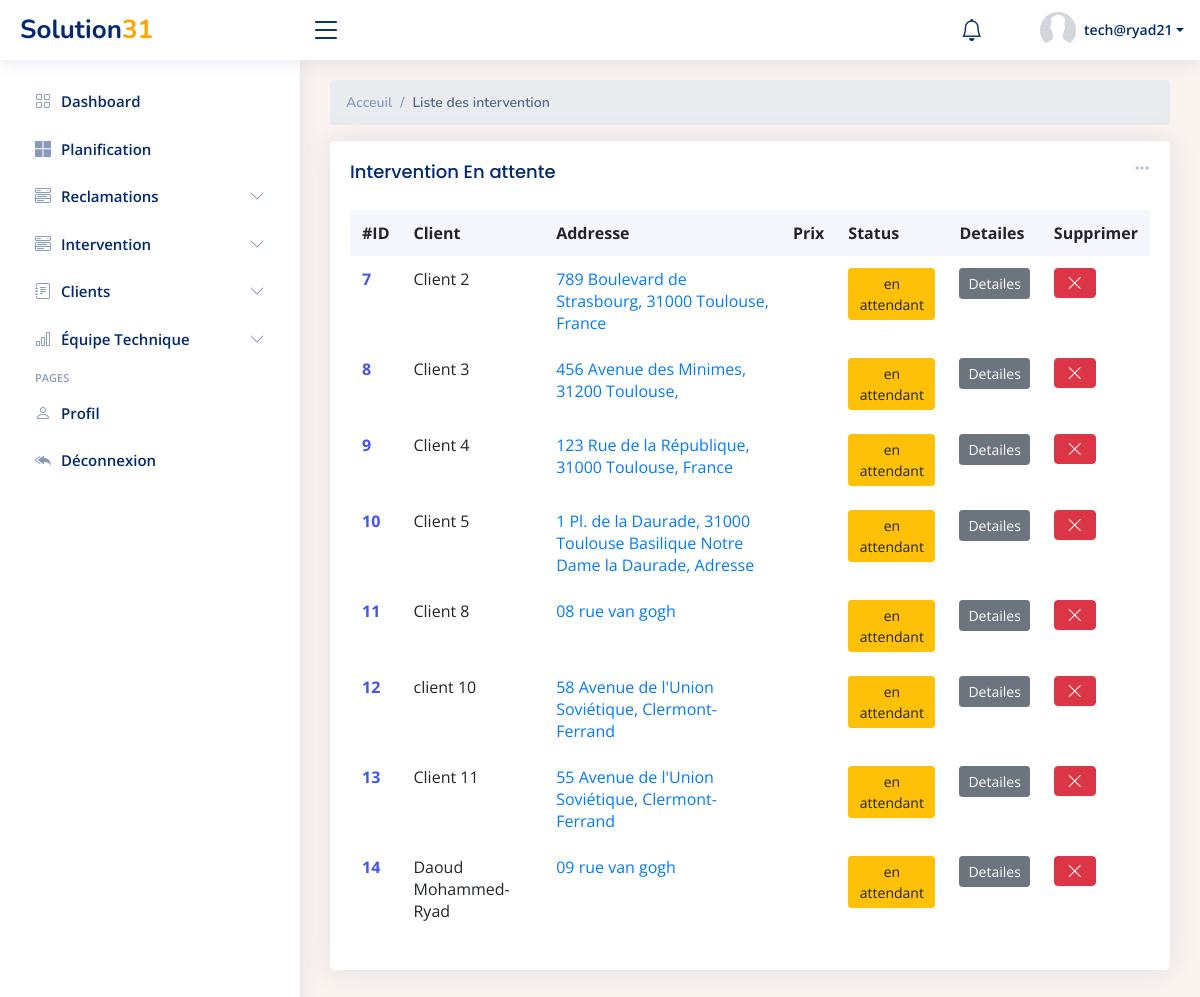
The app's page /interventions/list/en_attente (signed in) with its own data.
### Dashboard/models.py (models this page shows, shortened)
class Intervention(models.Model):
    Date_Ajouté = models.DateTimeField(auto_now_add=True)
    Nom_Client= models.CharField(max_length=100, blank=False , null=False)
    Numéro = models.CharField(max_length=100, blank=False , null=False)
    Ville = models.CharField(max_length=100, blank=False , null=False)
    Date=models.DateField(null=True,blank=True)
    Address = models.CharField(max_length=100, blank=False , null=False)
    Code_postal = models.IntegerField()
    Par= models.ForeignKey(UserProfile, on_delete=models.SET_NULL, null=True, blank=True, )
    technicien = models.ForeignKey(Technicien, on_delete=models.SET_NULL, null=True, blank=True)
    reclamation = models.ForeignKey(Reclamation, on_delete=models.SET_NULL, null=True, blank=True)
    Commentaire = models.CharField(max_length=500, blank=True, null=True)
    Prix = models.IntegerField(blank=True, null=True)
    Status = models.CharField(max_length=500,choices=CHOICES, default='en attendant', blank=True, null=True)
    valeur =models.IntegerField(default=1)

### Dashboard/views.py (the view)
# urls.py: path('interventions/list/en_attente',list_interventions_enattente ,name='list_interventions_enattente'),
def list_interventions_enattente(request):
    interventions = Intervention.objects.all()
    context={'interventions':interventions}
    return render(request, 'Dashboard/list_intervetions_enattente.html',context)

### Dashboard/templates/Dashboard/list_intervetions_enattente.html (shortened to what this page needs)
{% extends 'Dashboard/main.html' %}
{% block content %}
  <main id="main" class="main">
    <div class="pagetitle">
      <nav>
        <ol class="breadcrumb">
          <li class="breadcrumb-item"><a href="index.html">Acceuil</a></li>
          <li class="breadcrumb-item active">Liste des intervention</li>
        </ol>
      </nav>
    </div>
    <section class="section dashboard">
      <div class="row">
        <div class="col-lg-12">
          <div class="row">
            <div class="col-12">
              <div class="card recent-sales overflow-auto">
                <div class="filter">
                  <a class="icon" href="#" data-bs-toggle="dropdown"><i class="bi bi-three-dots"></i></a>
                </div>
                <div class="card-body">
                  <h5 class="card-title">Intervention En attente</h5>
                  <table class="table table-borderless datatable">
                    <thead>
                      <tr>
                        <th scope="col">#ID</th>
                        <th scope="col">Client</th>
                        <th scope="col">Addresse</th>
                        <th scope="col">Prix</th>
                        <th scope="col">Status</th>
                        <th scope="col">Detailes</th>
                        <th scope="col">Supprimer</th>
                      </tr>
                    </thead>
                    <tbody>
                    {% for int in interventions%}
                    {% if int.Status == 'en attendant' %}
                      <tr>
                        <th scope="row"><a href="#">{{int.id}}</a></th>
                        <td>{{int.Nom_Client}}</td>
                        <td><a href="#" class="text-primary">{{int.Address}}</a></td>
                        {% if int.Prix == None %}
                        <td></td>
                        {% else %}
                        <td>{{int.Prix}}$</td>
                        {% endif %}                        <td><button type="button" class="btn btn-warning btn-sm">{{int.Status}}</button></td>
                        <td>       <a href="{% url 'intervention_detail'  int.pk %}"><button type="button" class="btn btn-secondary btn-sm" >Detailes</button> </a>         </td>
                        <td>              <button type="button" class="btn btn-danger"><i class="bi bi-x-lg"></i></button></td>
                      </tr>
                    {% endif %}
                    {% endfor %}
                    </tbody>
                  </table>
                </div>
              </div>
            </div>
          </div>
        </div>
      </div>
    </section>
  </main>
{% endblock content %}

### Dashboard/templates/Dashboard/main.html (shortened to what this page needs)
{% load static %}
<html lang="en">
<head>
  <link href="{% static 'Dashboard/assets/css/main.css' %}" rel="stylesheet" />
  <link href="{% static 'Dashboard/assets/vendor/bootstrap/css/bootstrap.min.css' %}" rel="stylesheet">
  <link href="{% static 'Dashboard/assets/vendor/bootstrap-icons/bootstrap-icons.css' %}" rel="stylesheet">
  <link href="{% static 'Dashboard/assets/vendor/boxicons/css/boxicons.min.css' %}" rel="stylesheet">
  <link href="{% static 'Dashboard/assets/vendor/quill/quill.snow.css' %}" rel="stylesheet">
  <link href="{% static 'Dashboard/assets/vendor/quill/quill.bubble.css' %}" rel="stylesheet">
  <link href="{% static 'Dashboard/assets/vendor/remixicon/remixicon.css' %}" rel="stylesheet">
  <link href="{% static 'Dashboard/assets/vendor/simple-datatables/style.css' %}" rel="stylesheet">
  <link href="https://maxcdn.bootstrapcdn.com/bootstrap/4.5.2/css/bootstrap.min.css" rel="stylesheet">
  <link href="{% static 'Dashboard/assets/css/style.css' %}" rel="stylesheet">
</head>
<body style="background-color: {% if request.user.is_superuser %}F9F5F6 {% else %}FAF3F0{% endif %};" >
  <header id="header" class="header fixed-top d-flex align-items-center">
    <div class="d-flex align-items-center justify-content-between">
      <a href="{% url  'index' %}" class="logo d-flex align-items-center">
        <span class="d-none d-lg-block">Solution</span>
                <span class="d-none d-lg-block" style="color:orange;">31</span>
      </a>
      <i class="bi bi-list toggle-sidebar-btn"></i>
    </div>
    <nav class="header-nav ms-auto">
      <ul class="d-flex align-items-center">
        <li class="nav-item dropdown">
          <a class="nav-link nav-icon" href="#" data-bs-toggle="dropdown">
            <i class="bi bi-bell"></i>
          </a>
        </li>
        <li class="nav-item dropdown pe-3">
          <a class="nav-link nav-profile d-flex align-items-center pe-0" href="#" data-bs-toggle="dropdown">
            <img src="{% static 'Dashboard/assets/img/profile.jpg' %}" alt="Profile" class="rounded-circle">
            <span class="d-none d-md-block dropdown-toggle ps-2">{{request.user}}</span>
          </a>
        </li>
      </ul>
    </nav>
  </header>
  <aside id="sidebar" class="sidebar">
    <ul class="sidebar-nav" id="sidebar-nav">
      <li class="nav-item">
        <a class="nav-link {% if current_path != 'index' %}collapsed{% endif %}"   href="{% url 'index'%}">
          <i class="bi bi-grid"></i>
          <span>Dashboard</span>
        </a>
      </li>
      <li class="nav-item">
        <a class="nav-link collapsed" href="{% url 'calendar'%}">
        <i class="bi bi-microsoft"></i>
          <span>Planification</span>
        </a>
      </li>
      <li class="nav-item">
        <a class="nav-link collapsed" data-bs-target="#componen-ts-nav" data-bs-toggle="collapse" href="#">
          <i class="bi bi-menu-button-wide"></i><span>Reclamations</span><i class="bi bi-chevron-down ms-auto"></i>
        </a>
      </li>
      <li class="nav-item">
        <a class="nav-link collapsed" data-bs-target="#components-nav" data-bs-toggle="collapse" href="#">
          <i class="bi bi-menu-button-wide"></i><span>Intervention</span><i class="bi bi-chevron-down ms-auto"></i>
        </a>
      </li>
      <li class="nav-item">
        <a class="nav-link collapsed" data-bs-target="#forms-nav" data-bs-toggle="collapse" href="#">
          <i class="bi bi-journal-text"></i><span>Clients</span><i class="bi bi-chevron-down ms-auto"></i>
        </a>
      </li>
      <li class="nav-item">
        <a class="nav-link collapsed" data-bs-target="#charts-nav" data-bs-toggle="collapse" href="#">
          <i class="bi bi-bar-chart"></i><span>Équipe Technique</span><i class="bi bi-chevron-down ms-auto"></i>
        </a>
      </li>
      <li class="nav-heading">Pages</li>
      <li class="nav-item">
        <a class="nav-link collapsed" href="{% url 'users_profile' %}">
          <i class="bi bi-person"></i>
          <span>Profil</span>
        </a>
      </li>
      <li class="nav-item">
        <a class="nav-link collapsed" href="{% url 'logout' %}">
          <i class="bi bi-reply-all-fill"></i>
          <span>Déconnexion</span>
        </a>
      </li>
    </ul>
  </aside>
  {% block content %}
  {% endblock content %}
</body>
</html>

### Dashboard/static/Dashboard/assets/css/main.css (style rules this page uses)
:root { --fc-daygrid-event-dot-width: 8px; }
:root { --fc-list-event-dot-width: 10px; --fc-list-event-hover-bg-color: #f5f5f5; }

### Dashboard/static/Dashboard/assets/css/style.css (style rules this page uses)
:root { scroll-behavior: smooth; }
body { font-family: "Open Sans", sans-serif; background: #f6f9ff; color: #444444; }
a { color: #4154f1; text-decoration: none; }
h1, h2, h3, h4, h5, h6 { font-family: "Nunito", sans-serif; }
#main { margin-top: 60px; padding: 20px 30px; transition: all 0.3s; }
.pagetitle { margin-bottom: 10px; }
.card { margin-bottom: 30px; border: none; border-radius: 5px; box-shadow: 0px 0 30px rgba(1, 41, 112, 0.1); }
.card-title { padding: 20px 0 15px 0; font-size: 18px; font-weight: 500; color: #012970; font-family: "Poppins", sans-serif; }
.card-body { padding: 0 20px 20px 20px; }
.breadcrumb { font-size: 14px; font-family: "Nunito", sans-serif; color: #899bbd; font-weight: 600; }
.breadcrumb a { color: #899bbd; transition: 0.3s; }
.breadcrumb .breadcrumb-item::before { color: #899bbd; }
.breadcrumb .active { color: #51678f; font-weight: 600; }
.logo { line-height: 1; }
@media (min-width: 1200px) { .logo { width: 280px; } }
.logo span { font-size: 26px; font-weight: 700; color: #012970; font-family: "Nunito", sans-serif; }
.header { transition: all 0.5s; z-index: 997; height: 60px; box-shadow: 0px 2px 20px rgba(1, 41, 112, 0.1); background-color: #fff; padding-left: 20px; }
.header .toggle-sidebar-btn { font-size: 32px; padding-left: 10px; cursor: pointer; color: #012970; }
.header-nav ul { list-style: none; }
.header-nav>ul { margin: 0; padding: 0; }
.header-nav .nav-icon { font-size: 22px; color: #012970; margin-right: 25px; position: relative; }
.header-nav .nav-profile { color: #012970; }
.header-nav .nav-profile img { max-height: 36px; }
.header-nav .nav-profile span { font-size: 14px; font-weight: 600; }
.sidebar { position: fixed; top: 60px; left: 0; bottom: 0; width: 300px; z-index: 996; transition: all 0.3s; padding: 20px; overflow-y: auto; scrollbar-width: thin; scrollbar-color: #aab7cf transparent; box-shadow: 0px 0px 20px rgba(1, 41, 112, 0.1); background-color: #fff; }
@media (min-width: 1200px) { #main, #footer { margin-left: 300px; } }
.sidebar-nav { padding: 0; margin: 0; list-style: none; }
.sidebar-nav li { padding: 0; margin: 0; list-style: none; }
.sidebar-nav .nav-item { margin-bottom: 5px; }
.sidebar-nav .nav-heading { font-size: 11px; text-transform: uppercase; color: #899bbd; font-weight: 600; margin: 10px 0 5px 15px; }
.sidebar-nav .nav-link { display: flex; align-items: center; font-size: 15px; font-weight: 600; color: #4154f1; transition: 0.3; background: #f6f9ff; padding: 10px 15px; border-radius: 4px; }
.sidebar-nav .nav-link i { font-size: 16px; margin-right: 10px; color: #4154f1; }
.sidebar-nav .nav-link.collapsed { color: #012970; background: #fff; }
.sidebar-nav .nav-link.collapsed i { color: #899bbd; }
.sidebar-nav .nav-link .bi-chevron-down { margin-right: 0; transition: transform 0.2s ease-in-out; }
.dashboard .filter { position: absolute; right: 0px; top: 15px; }
.dashboard .filter .icon { color: #aab7cf; padding-right: 20px; padding-bottom: 5px; transition: 0.3s; font-size: 16px; }
.dashboard .recent-sales { font-size: 14px; }
.dashboard .recent-sales .table thead { background: #f6f6fe; }
.dashboard .recent-sales .table thead th { border: 0; }

### records on screen
Intervention: id "7", Nom_Client "Client 2", Address "789 Boulevard de Strasbourg, 31000 Toulouse, France", Status "en attendant"
Intervention: id "8", Nom_Client "Client 3", Address "456 Avenue des Minimes, 31200 Toulouse,", Status "en attendant"
Intervention: id "9", Nom_Client "Client 4", Address "123 Rue de la République, 31000 Toulouse, France", Status "en attendant"
Intervention: id "10", Nom_Client "Client 5", Address "1 Pl. de la Daurade, 31000 Toulouse Basilique Notre Dame la Daurade, Adresse", Status "en attendant"
Intervention: id "11", Nom_Client "Client 8", Address "08 rue van gogh", Status "en attendant"
Intervention: id "12", Nom_Client "client 10", Address "58 Avenue de l'Union Soviétique, Clermont-Ferrand", Status "en attendant"
Intervention: id "13", Nom_Client "Client 11", Address "55 Avenue de l'Union Soviétique, Clermont-Ferrand", Status "en attendant"
Intervention: id "14", Nom_Client "Daoud Mohammed-Ryad", Address "09 rue van gogh", Status "en attendant"

### other values on screen
{{ request.user }} "tech@ryad21"
